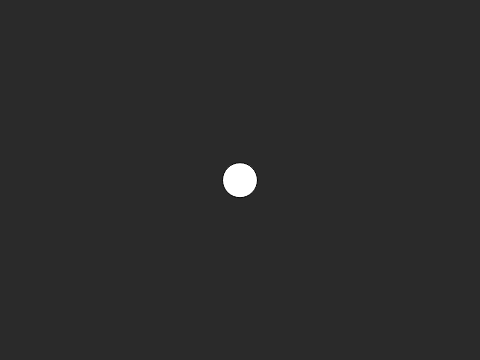
Frame 1 (no input)
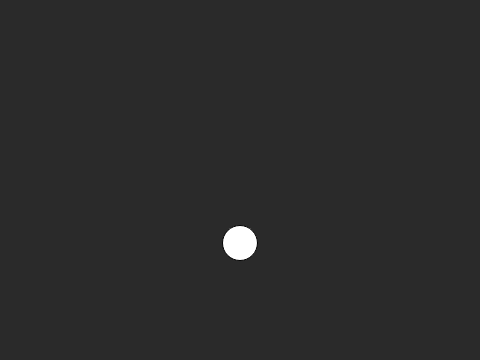
Frame 60 (no input)
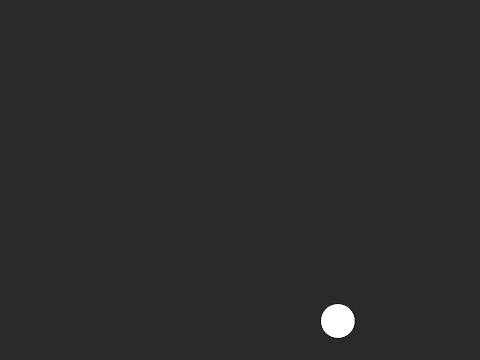
Frame 120 (the mouse pressed at the canvas centre since frame 60)

The p5.js sketch that drew these frames (run headless with seeded random() and noise() and a simulated clock; from frame 60 on, the mouse is pressed at the canvas centre):

// p5.js sketch
// ── sketch.js
var particle;

function setup() {
  createCanvas(480,360);
  particle = new Particle();
}

function draw() {
  background(42);
  
  var gravity = createVector(0.0, 0.2);
  var wind = createVector(0.5, 0.0);
  
  particle.applyForce(gravity);
  if(mouseIsPressed){
    particle.applyForce(wind);
  }
  
  particle.update();
  particle.edges();
  particle.display();
}
// ── particle.js
function Particle(){
  this.pos = createVector(width/2, height/2);
  this.vel = createVector(0, 0);
  this.acc = createVector(0, 0);
  
  this.friction = 0.8;
  
  this.update = function(){
    this.vel.add(this.acc);
    this.pos.add(this.vel);
    
    this.acc.set(0, 0);
  }
  
  this.display = function(){
    fill(255);
    ellipse(this.pos.x, this.pos.y, 35, 35);
  }
  
  this.applyForce = function(force){
    this.acc.add(force);
  }
  
  this.edges = function(){
    if(this.pos.y > height){
      this.vel.y *= -1.0;
      this.pos.y = height;
    }
    
    if(this.pos.x > width){
      this.vel.x *= -this.friction;
      this.pos.x = width;
    }
    if(this.pos.x < 0){
      this.vel.x *= -this.friction;
      this.pos.x = 0;
    }
  }
}
